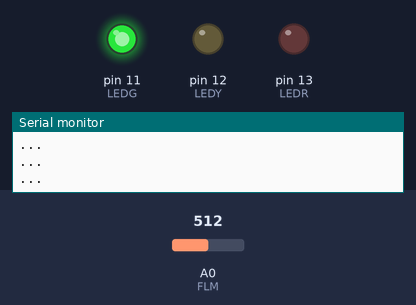
The sketch below on a simulated Arduino Uno, built with avr-gcc and run on an emulated ATmega328P. Parts: output pins drawn as LEDs (lit = HIGH), the last lines printed to the serial monitor. Inputs (shaded band) come from the test bench; at power-on: A0 (FLM) = 512. Random numbers use the default seed unless the sketch sets one.

Above: at 1.8 s.
1.9 s: A0 (FLM) set to 0
At 2.15 s:
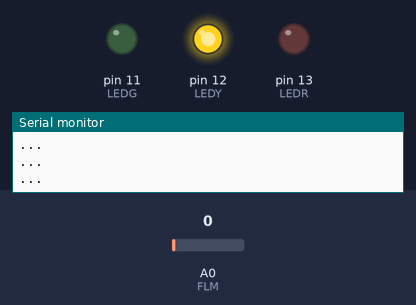
At 3.2 s:
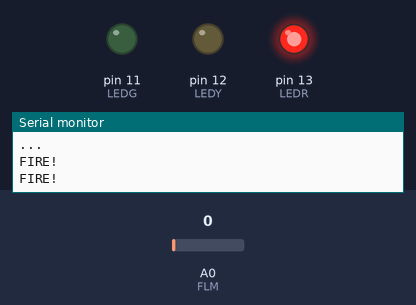
3.7 s: A0 (FLM) set to 122
At 4.4 s:
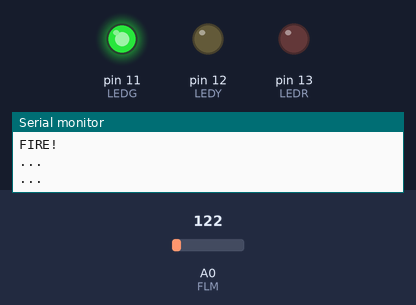
Timing chart, 0 to 6.7 s (numbered marks = the images above; inputs shaded):
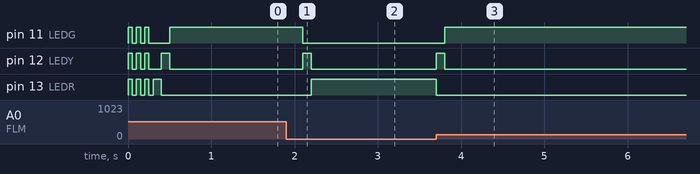

The sketch:

threeLights.ino
```cpp
const int LEDR = 13;
const int LEDY = 12;
const int LEDG = 11;
const int FLM = A0;

void setup() {
  // put your setup code here, to run once:
  Serial.begin(9600);
  pinMode(LEDR, OUTPUT);
  pinMode(LEDY, OUTPUT);
  pinMode(LEDG, OUTPUT);
  pinMode(FLM, INPUT);

  start();

}

void loop() {
  // put your main code here, to run repeatedly:
  alarm();
  delay(500);
}

/* Custom Display */
void start() {
  //start sequence
  clear();
  blinkAll(3,50);
  sequence(100);
  clear();
}

void blinkAll(int num, int n) {
  for (int i = 0; i < num; i++) {
    digitalWrite(LEDR, HIGH);
    digitalWrite(LEDY, HIGH);
    digitalWrite(LEDG, HIGH);
    delay(n);
    digitalWrite(LEDR, LOW);
    digitalWrite(LEDY, LOW);
    digitalWrite(LEDG, LOW);
    delay(n);
  }
}

void sequence(int n) {
  onlyOn('r');
  delay(n);
  onlyOn('y');
  delay(n);
  onlyOn('g');
  delay(n);
}

void clear() {
  digitalWrite(LEDR, LOW);
  digitalWrite(LEDY, LOW);
  digitalWrite(LEDG, LOW);
}

//turns input pin on and sets all others to off
void onlyOn(char color) {
  switch (color)
  {
    case 'r': digitalWrite(LEDR, HIGH);
              digitalWrite(LEDY, LOW);
              digitalWrite(LEDG, LOW);
              break;
    case 'y': digitalWrite(LEDY, HIGH);
              digitalWrite(LEDR, LOW);
              digitalWrite(LEDG, LOW);
              break;
    case 'g': digitalWrite(LEDG, HIGH);
              digitalWrite(LEDR, LOW);
              digitalWrite(LEDY, LOW);
              break;
  }
}

bool fire = false; //var for yellow LED toggling
void alarm() {
  int value = analogRead(FLM);
  //Serial.println(value);

  if (value == 0) {
    if (!fire) {
      onlyOn('y');
      delay(100);
      fire = true;
    }
    onlyOn('r');
    Serial.println("FIRE!");
  } else {
    if (fire) {
      onlyOn('y');
      delay(100);
      fire = false;
    }
    onlyOn('g');
    Serial.println("...");
  }
}

void lock() {
  String combos[6] = { "ABC", "ACB", "BAC", "BCA", "CAB", "CBA" };
  String answer = combos[random(6)];

  //TO DO
}
```

Measured:
- after the input at 1.9 s, pin 11 (LEDG): HIGH → LOW after 0.20 s; pin 12 (LEDY): LOW → HIGH after 0.20 s, → LOW 0.10 s later; pin 13 (LEDR): LOW → HIGH after 0.30 s
- after the input at 3.7 s, pin 11 (LEDG): LOW → HIGH after 0.10 s; pin 12 (LEDY): LOW → HIGH at once, → LOW 0.10 s later; pin 13 (LEDR): HIGH → LOW at once
